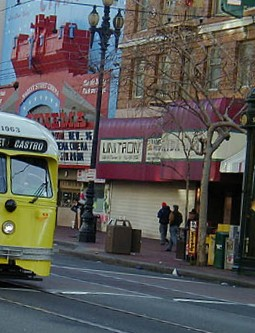
%> input picture CV1_Lab4_ImgStitching/right.jpg, 255 x 333 px
$ octave test_stitch.m   (GNU Octave 9; MATLAB toolbox functions it lacks are replaced by stand-ins)
%> lines starting %> are read from the running program, lines starting %| are printed output that depends on the picture
### CV1_Lab4_ImgStitching/stitch.m
function [I_original, I_stitched] = stitch(im1, im2)
%> called with im1 = './right.jpg', im2 = './left.jpg'

    Ia = im2double(rgb2gray(imread(im1)));
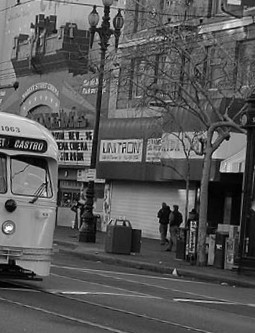
%> Ia: size 333x255 double; min 0, max 1, mean 0.35
    Ib = im2double(rgb2gray(imread(im2)));
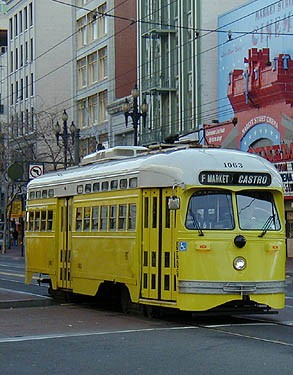
%> input picture CV1_Lab4_ImgStitching/left.jpg, 293 x 375 px
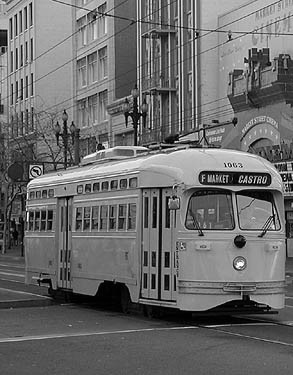
%> Ib: size 375x293 double; min 0, max 1, mean 0.421
    Ia_color = im2double(imread(im1));
    Ib_color = im2double(imread(im2));

    % Adding padding if necessary

    dh1 = [max(size(Ia,1)-size(Ib,1),0) max(size(Ia,2)-size(Ib,2),0)];
%> dh1 = [0 0]
    dh2 = [max(size(Ib,1)-size(Ia,1),0) max(size(Ib,2)-size(Ia,2),0)];
%> dh2 = [42 38]
    Ia_pad = padarray(Ia_color, dh2, 'post');
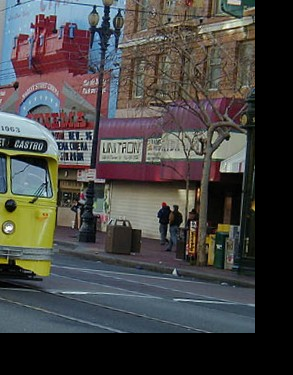
%> Ia_pad: size 375x293x3 double; mean R, G, B 0.275, 0.27, 0.264
    Ib_pad = padarray(Ib_color, dh1, 'post');
    I_original = [Ib_pad Ia_pad];
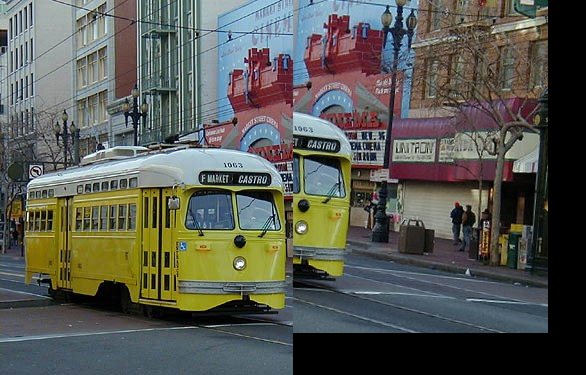
%> I_original: size 375x586x3 double; mean R, G, B 0.343, 0.352, 0.323

    % Compute matchings

    [matches, fa, fb] = keypoint_matching(Ia, Ib, 0);

    % Compute and print transformed images

    best = RANSAC(matches, fa, fb);
    m = [best(1), best(2); best(3), best(4)];
    t = [best(5); best(6)];
    for x = 1:1:size(Ia, 2)
        for y = 1:1:size(Ia, 1)
            p_t = m*[x; y] +t;
            p_t = round(p_t);
            if p_t(1)>0 && p_t(2)>0
                It(p_t(2), p_t(1), :) = Ia_color(y, x, :);
            end
        end
    end

%     figure;
%     imshow(It);

    % Compute padding for the trasformed image

    dh1 = [max(size(It,1)-size(Ib,1),0) max(size(It,2)-size(Ib,2),0)];
    dh2 = [max(size(Ib,1)-size(It,1),0) max(size(Ib,2)-size(It,2),0)];
    Ib_padded = padarray(Ib_color, dh1, 'post');
    It_padded = padarray(It, dh2, 'post');

%     figure;
%     imshow(It_padded);

    % Stitch the two images together

    for x = 1:1:size(Ib_padded, 1)
        for y = 1:1:size(Ib_padded, 2)
            if Ib_padded(x, y) == 0
                I_stitched(x, y, :) = It_padded(x, y, :);
            else
                I_stitched(x, y, :) = Ib_padded(x, y, :);
            end
        end
    end


end

### CV1_Lab4_ImgStitching/keypoint_matching.m
function [matches, fa, fb] = keypoint_matching(Ia, Ib, threshold)
%> called with threshold = 0

run('./vlfeat/toolbox/vl_setup')
%> (this line was passed over: vl_setup is not available in this run)

peak_thresh = threshold;

Ia_s = single(Ia);
Ib_s = single(Ib);

%> the run ends on the next line
[fa, da] = vl_sift(Ia_s, 'PeakThresh', peak_thresh) ;
[fb, db] = vl_sift(Ib_s, 'PeakThresh', peak_thresh) ;
[matches, ~] = vl_ubcmatch(da, db) ;

end

### CV1_Lab4_ImgStitching/test_stitch.m
close all;
clear all;
clc;


% In order to run the experiments, it is required to install "vlfeat" in a directory named "vlfeat" in the main directory.

im1 = './right.jpg';
im2 = './left.jpg';

[I_original, I_stitched] = stitch(im1, im2);
